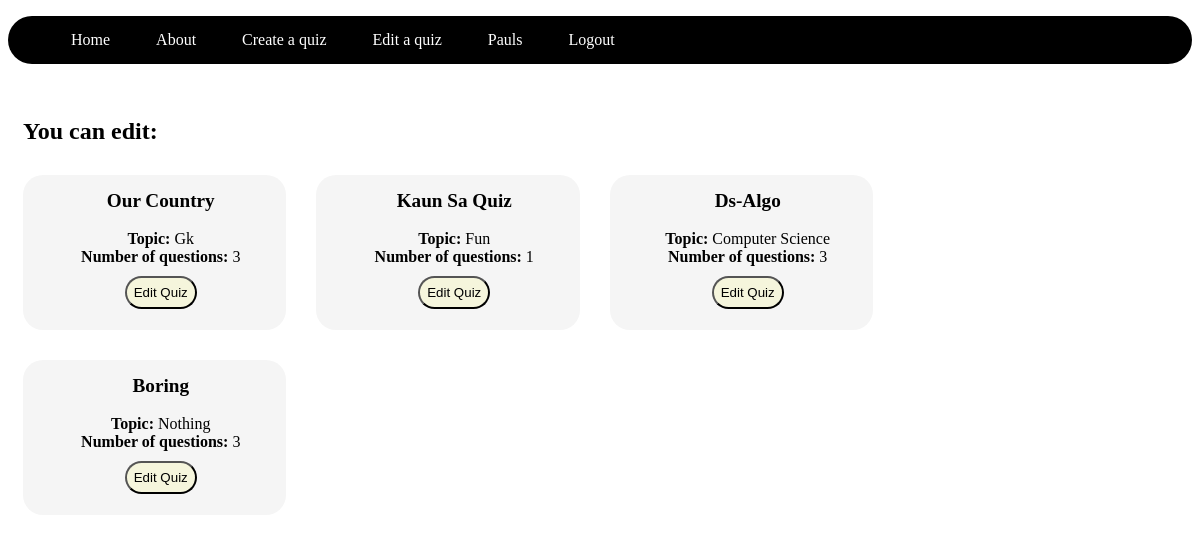
Before: /edit_quiz/ (signed in) with the older database file.
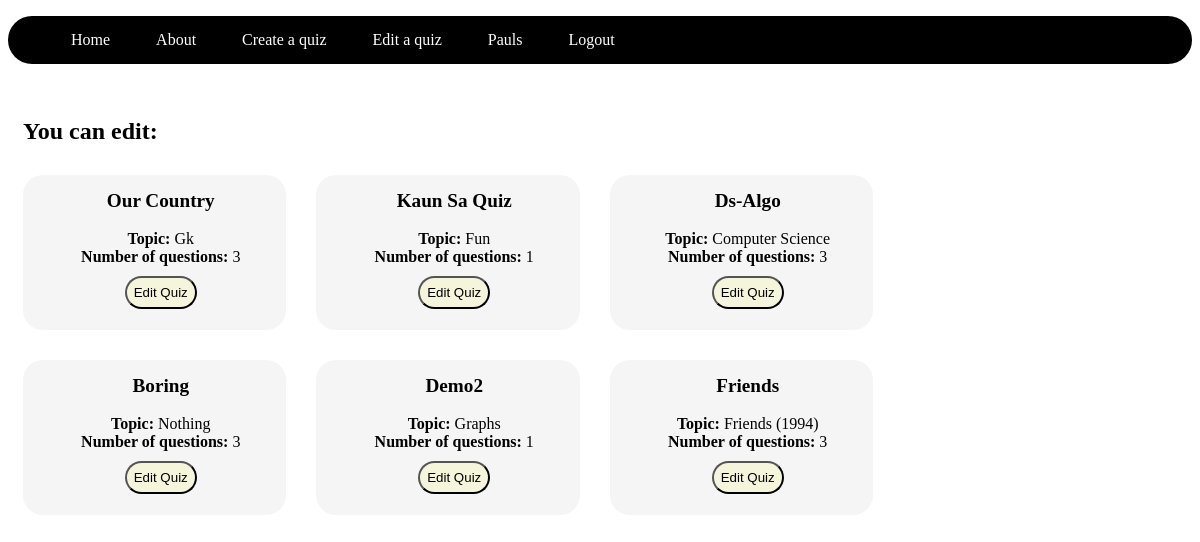
After: the same page with the newer database file.
### mcq1/models.py (models this page shows, shortened)
class Quiz(models.Model):
    quiz_name = models.CharField(max_length=50, default=None)
    no_ques = models.IntegerField()
    author = models.ForeignKey('Usr', on_delete=models.CASCADE)
    topic = models.CharField(max_length=50)

### mcq1/views.py (the view)
# urls.py: path('edit_quiz/', views.edit_quiz, name='edit_quiz'),
@login_required
def edit_quiz(request):
    user = request.user
    usr = Usr.objects.get(user=user)
    quis = usr.quiz_set.all()
    return render(request, 'mcq1/edit_quiz.html', {'quis':quis, 'usr':usr})

### mcq1/templates/mcq1/edit_quiz.html (shortened to what this page needs)
{% extends "mcq1/layout.html" %}
{% block content %}
<div class='container'>
    <br>
    {% if usr.is_teacher == True %}
    {% if quis.exists %}
    <h2>You can edit:</h2>
    <div id="quiz_list">
    {% for quiz in quis %}
    <div class='container quiz_item'>
        <li><div class="quiz_name"><b>{{ quiz.quiz_name|title }}</b></div><br>
        <strong>Topic:</strong>  {{ quiz.topic|title }}<br>
        <strong>Number of questions:</strong>  {{ quiz.no_ques }}<br>
        <button type='button' class="quiz_btn"><a href={% url 'edit_quiz_pk' pk=quiz.pk %}>Edit Quiz</a></button><br><br> </li>
    </div>
    {% endfor %}
    </div>
    {% else %}
    <h2>You do not have any quizzes to edit</h2>
    {% endif %}
    {% else %}
    <h2>You are a student...focus on taking quizzes not editing them.</h2>
    {% endif %}
</div>
{% endblock %}

Changed rows visible on the page:
added Quiz: quiz_name "Demo2", topic "Graphs", no_ques "1"
added Quiz: quiz_name "Friends", topic "Friends (1994)", no_ques "3"
